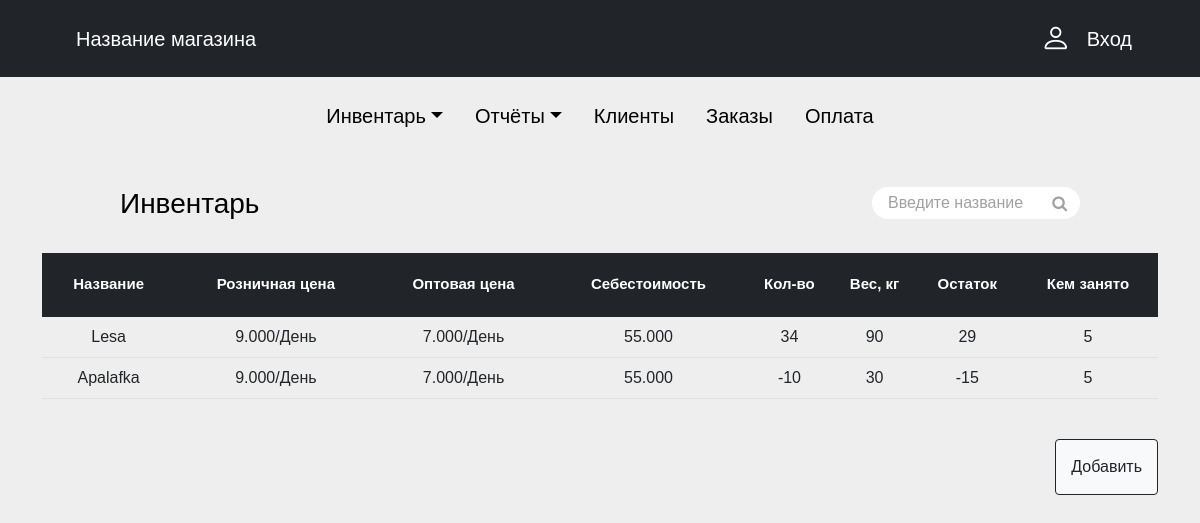
The page / on the database its author committed.
### myapp/models.py (models this page shows, shortened)
class Product(models.Model):
    choises = (
        ('День', 'День'),
        ('Час', 'Час')
    )
    name = models.CharField(max_length=255)
    weight = models.IntegerField()
    quantity = models.IntegerField()
    origin_prize = models.DecimalField(max_digits=6, decimal_places=3)
    second_prize = models.DecimalField(max_digits=6, decimal_places=3)
    product_prize = models.DecimalField(max_digits=6, decimal_places=3)
    type = models.CharField(max_length=200, default='День', choices=choises)
    created_time = models.DateField(auto_now_add=True, blank=True, null=True)
    update_time = models.DateField(auto_now=True, blank=True, null=True)
    def get_quantity(self):
        quantity = self.quantity + sum([i.quantity for i in self.income.all()]) - sum([i.quantity for i in self.outcome.all()])
        return quantity
    def get_order_total(self):
        total = sum([i.quantity for i in self.lesa.all()])
        return total
    def get_total(self):
        total = self.get_order_total()
        sub_total = self.get_quantity() - total
        return sub_total

class Income(models.Model):
    product_id = models.ForeignKey(Product, on_delete=models.CASCADE, related_name='income')
    date = models.DateField(auto_now_add=True)
    quantity = models.IntegerField()

class Outcome(models.Model):
    product_id = models.ForeignKey(Product, on_delete=models.CASCADE, related_name='outcome')
    quantity = models.IntegerField()
    date = models.DateField(auto_now_add=True)

class Order(models.Model):
    user_profile_id = models.ForeignKey(User_Profile, on_delete=models.CASCADE, related_name='customer', blank=True, null=True)
    deadline = models.IntegerField(blank=True)
    product_id = models.ForeignKey(Product, on_delete=models.CASCADE, related_name='lesa', blank=True, null=True)
    quantity = models.IntegerField()
    date = models.DateField(auto_now_add=True, blank=True, null=True)

### myapp/views.py (the view)
def base(request):
    try:
        product = Product.objects.all()
    except:
        raise Http404
    context = {
        'product': product
    }
    return render(request, 'content.html', context=context)

### myapp/templates/content.html (shortened to what this page needs)
{% extends 'base.html' %}
{% block content %}
    <div class="top-se mt-5">
        <h3 style="color: black">Инвентарь</h3>
        <form class="searchInputWrapper">
            <input class="searchInput" type="text" placeholder='Введите название'>
            <i class="searchInputIcon fa fa-search"></i>
        </form>
    </div>
    <br>
    <div class="container">
        <table class="table text-center">
            <thead class="table-dark rounded">
            <tr>
                <th scope="col">Название</th>
                <th scope="col">Розничная цена</th>
                <th scope="col">Оптовая цена</th>
                <th scope="col">Себестоимость</th>
                <th scope="col">Кол-во</th>
                <th scope="col">Вес, кг</th>
                <th scope="col">Остаток</th>
                <th scope="col">Кем занято</th>
            </tr>
            </thead>
            <tbody>
            {% for x in product %}
                <tr>
                    <td>{{ x.name }}</td>
                    <td>{{ x.origin_prize }}/{{ x.type }}</td>
                    <td>{{ x.second_prize }}/{{ x.type }}</td>
                    <td>{{ x.product_prize }}</td>
                    <td>{{ x.get_quantity }}</td>
                    <td>{{ x.weight }}</td>
                    <td>{{ x.get_total }}</td>
                    {% if x.get_order_total == 0 %}
                        <td>-</td>
                    {% else %}
                        <td>{{ x.get_order_total }}</td>
                    {% endif %}
                </tr>
            {% endfor %}
            </tbody>
        </table>
        <br>
        <a style="float: right; padding: 15px" class="btn bg-light border-dark" href="{% url 'product_create' %}" role="button">Добавить</a>
    </div>
{% endblock %}

### myapp/templates/base.html (shortened to what this page needs)
<!doctype html>
<html lang="en">
<head>
    <link rel="stylesheet" href="https://cdnjs.cloudflare.com/ajax/libs/font-awesome/4.7.0/css/font-awesome.min.css">
    <link rel="stylesheet" href="https://cdn.jsdelivr.net/npm/bootstrap-icons@1.7.2/font/bootstrap-icons.css">
    <link href="https://cdn.jsdelivr.net/npm/bootstrap@5.1.3/dist/css/bootstrap.min.css" rel="stylesheet"
>
</head>
<body>
<nav class="navbar navbar-expand-lg navbar-dark bg-dark">
    <div class="container-fluid mx-5">
        <a class="navbar-brand my-2 mx-3" href="{% url 'base' %}">Название магазина</a>
        <div class="collapse navbar-collapse justify-content-end" id="navbarNav">
            <ul class="navbar-nav">
                <li class="nav-item">
                    <a class="nav-link" style="font-size: 30px; color: white"><i class="bi-person"></i></a>
                </li>
                <li class="nav-item">
                    {% if not request.user.is_authenticated %}
                        <a class="nav-link mt-2" style="font-size: 20px; color: white"
                           href="{% url 'login' %}">Вход</a>
                    {% else %}
                        <a class="nav-link mt-2" style="font-size: 20px; color: white"
                           href="{% url 'logout' %}">Выход</a>
                    {% endif %}
                </li>
            </ul>
        </div>
    </div>
</nav>
<ul class="nav nav-pills justify-content-center mt-3" id="bottom-nav-bottom">
    <li class="nav-item dropdown">
        <a class="nav-link dropdown-toggle" style="color: black; font-size: 20px" data-bs-toggle="dropdown"
           role="button" aria-expanded="false">Инвентарь</a>
    </li>
    <li class="nav-item dropdown">
        <a class="nav-link dropdown-toggle" style="color: black; font-size: 20px" data-bs-toggle="dropdown" href="#"
           role="button" aria-expanded="false">Отчёты</a>
    </li>
    <li class="nav-item">
        <a class="nav-link" style="color: black; font-size: 20px" href="{% url 'user' %}">Клиенты</a>
    </li>
    <li class="nav-item">
        <a class="nav-link" href="{% url 'order' %}" style="color: black; font-size: 20px">Заказы</a>
    </li>
    <li class="nav-item">
        <a class="nav-link" href="{% url 'payment' %}" style="color: black; font-size: 20px">Оплата</a>
    </li>
</ul>
{% block content %}
{% endblock %}
</body>
</html>

### myapp/templates/content.html (style rules this page uses)
* { margin: 0; padding: 0; box-sizing: border-box; }
body { background-color: #eee; color: #a1a1a1; font-family: sans-serif; }
.searchInputWrapper { position: relative; }
.searchInput { width: 13rem; height: 2rem; padding: 0 1rem; border-radius: 2rem; border: none; transition: transform 0.1s ease-in-out; }
::placeholder { color: #a1a1a1; }
.searchInputIcon { position: absolute; right: 0.8rem; top: 0.5rem; color: #a1a1a1; transition: all 0.1s ease-in-out; }
.top-se { display: flex; justify-content: space-between; margin: 0 10%; }
.container table tr th { font-size: 15px; padding: 20px 0; }

### rows shown on the page
Product: name "Lesa", origin_prize "9.000", type "День", second_prize "7.000", product_prize "55.000", get_quantity "34", weight "90", get_total "29", get_order_total "5"
Product: name "Apalafka", origin_prize "9.000", type "День", second_prize "7.000", product_prize "55.000", get_quantity "-10", weight "30", get_total "-15", get_order_total "5"
